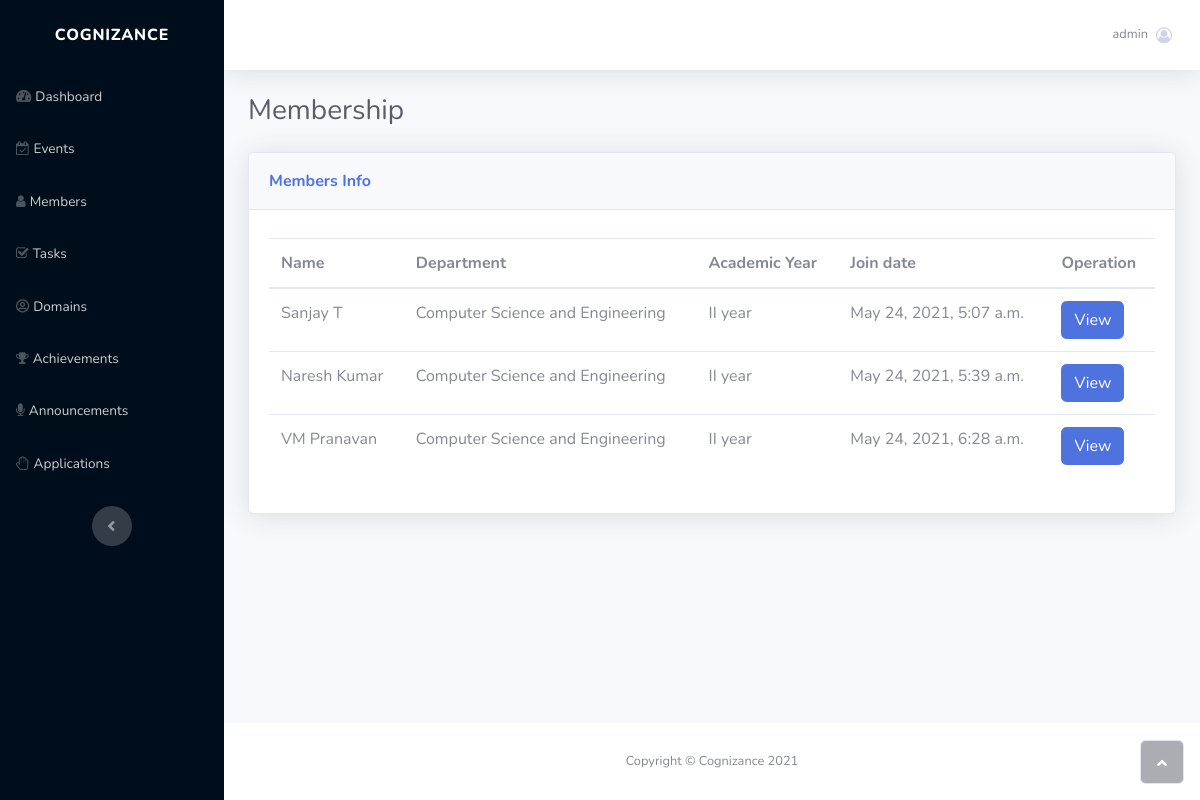
/members/ (signed in), run on an earlier commit of the app's database.
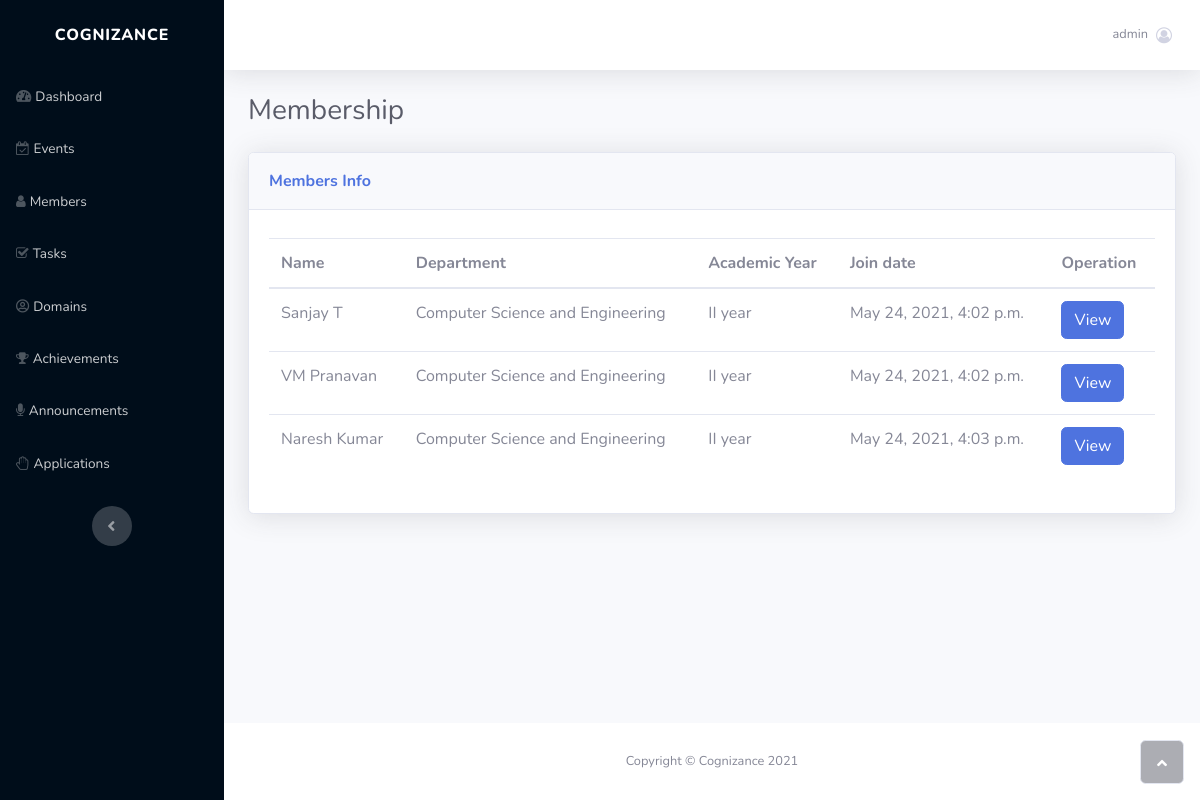
And on a later commit of the database.
### panel/models.py (models this page shows, shortened)
class Member(models.Model):
    years = (
        ('I year', 'I year'),
        ('II year', 'II year'),
        ('III year', 'III year'),
        ('IV year', 'IV year'),
    )
    first_name = models.CharField(max_length=100, null=True)
    last_name = models.CharField(max_length=100, null=True)
    academic_year = models.CharField(choices=years, max_length=100, null=True)
    discord_id = models.CharField(max_length=50, null=True)
    github_username = models.CharField(max_length=200, primary_key=True, default='')
    department = models.ForeignKey(Department, on_delete=models.CASCADE)
    email = models.EmailField(null=True)
    join_date = models.DateTimeField(auto_now_add=True)
    role = models.ForeignKey(Role, on_delete=models.CASCADE)
    positions = models.ManyToManyField(Position)
    phone = models.CharField(max_length=200, null=True)

class Department(models.Model):
    name = models.CharField(max_length=100, primary_key=True, default='')

### panel/views.py (the view)
# urls.py: path('members/', members, name='members'),
@login_required(login_url='login')
def members(request):
    members = Member.objects.all()
    domain_member = DomainMember.objects.all()
    data = {
        'members': members
    }
    return render(request, 'panel/members.html', data)

### panel/templates/panel/members.html (shortened to what the changed rows need)
{% load static %}
<!DOCTYPE html>
<html>
<head>
    <link rel="stylesheet" href="{% static 'bootstrap/css/bootstrap.min.css' %}">
    <link rel="stylesheet" href="https://use.fontawesome.com/releases/v5.12.0/css/all.css">
    <link rel="stylesheet" href="https://cdnjs.cloudflare.com/ajax/libs/font-awesome/4.7.0/css/font-awesome.min.css">
    <link rel="stylesheet" href="https://cdnjs.cloudflare.com/ajax/libs/ionicons/2.0.1/css/ionicons.min.css">
    <link rel="stylesheet" href="{% static 'fonts/fontawesome5-overrides.min.css' %}">
</head>
<body id="page-top">
    <div id="wrapper">
        <div class="d-flex flex-column" id="content-wrapper">
            <div id="content">
                <div class="container-fluid">
                    <div class="card shadow">
                        <div class="card-body">
                            <div class="table-responsive table mt-2" id="dataTable" role="grid" aria-describedby="dataTable_info">
                                <table class="table my-0" id="dataTable">
                                    <thead>
                                        <tr>
                                            <th>Name</th>
                                            <th>Department</th>
                                            <th>Academic Year</th>
                                            <th>Join date</th>
                                            <th>Operation</th>
                                        </tr>
                                    </thead>
                                    <tbody>
                                        {% for member in members %}
                                            <tr>
                                                <td>{{member.first_name}} {{member.last_name}}</td>
                                                <td>{{member.department.name}}</td>
                                                <td>{{member.academic_year}}</td>
                                                <td>{{member.join_date}}</td>
                                                <td><a href="/view-member/{{member.github_username}}"><button class="btn btn-primary" type="button">View</button></a></td>
                                            </tr>
                                        {% endfor %}
                                    </tbody>
                                </table>
                            </div>
                        </div>
                    </div>
                </div>
            </div>
        </div><a class="border rounded d-inline scroll-to-top" href="#page-top"><i class="fas fa-angle-up"></i></a>
    </div>
</body>
</html>

What changed in the data, as far as the page shows it:
changed Member "Sanjay": join_date "May 24, 2021, 5:07 a.m." → "May 24, 2021, 4:02 p.m."
changed Member "VM": join_date "May 24, 2021, 6:28 a.m." → "May 24, 2021, 4:02 p.m."; moves up the list
changed Member "Naresh": join_date "May 24, 2021, 5:39 a.m." → "May 24, 2021, 4:03 p.m."
